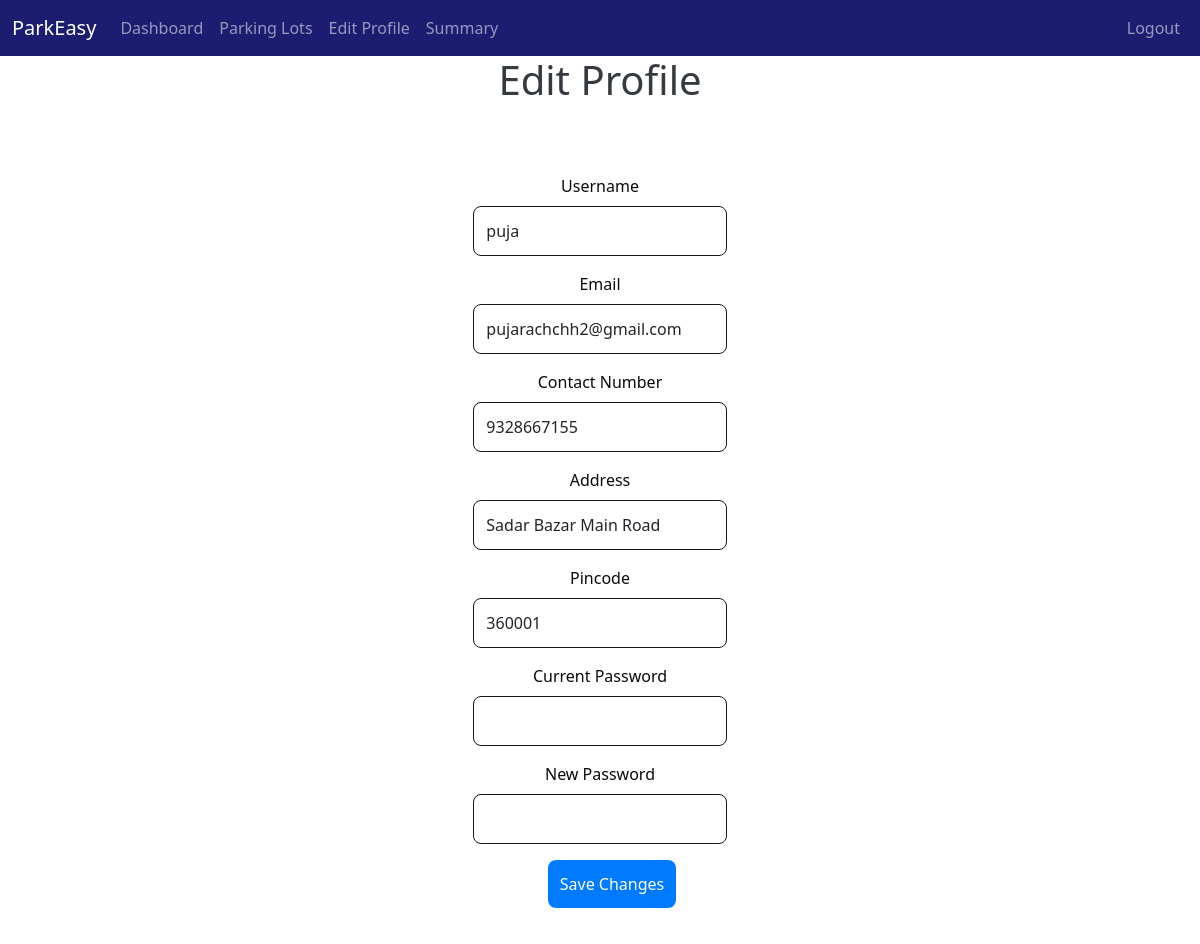
Screenshot of /edit_profile (signed in) with the database file from the repository.
### backend/models.py (models this page shows, shortened)
class User( UserMixin,db.Model):
    id = db.Column(db.Integer, primary_key=True)
    username = db.Column(db.String(32), unique=True, nullable=False)
    full_name = db.Column(db.String(50), nullable=False)
    email = db.Column(db.String(120), unique=True, nullable=False)
    contact_number = db.Column(db.String(20))
    address = db.Column(db.String(200))
    pincode = db.Column(db.String(6))
    is_admin = db.Column(db.Boolean, default=False)
    password_hash = db.Column(db.String(128), nullable=False)
    reservations = db.relationship('ReserveParking', backref='user', lazy=True)

### backend/routes.py (the view)
    @app.route('/edit_profile')
    @login_required
    def edit_profile():
        return render_template('/Users/edit_profile.html', user=current_user)

### app.py (called while the page is built)
@login_manager.user_loader
def load_user(user_id):
    return User.query.get(int(user_id))

### templates/Users/edit_profile.html (shortened to what this page needs)
{% extends 'layout.html' %}
{% block content %}
   <h1 style="text-align: center;">Edit Profile</h1>
   <div class="container" style="align-items : center;text-align:center;">
   <form method="POST" class="form">
       <div class="mb-3 col-md-4 offset-md-4" style="align-items: center;">
           <label for="username" class="form-label">Username</label>
           <input type="text" class="form-control" id="username" name="username" value="{{ current_user.username }}">
       </div>
       <div class="mb-3 col-md-4 offset-md-4">
           <label for="email" class="form-label">Email</label>
           <input type="email" class="form-control" id="email" name="email" value="{{ current_user.email }}">
       </div>
       <div class="mb-3 col-md-4 offset-md-4">
           <label for="contact" class="form-label">Contact Number</label>
           <input type="text" class="form-control" id="contact" name="contact" value="{{ current_user.contact_number }}">
       </div>
       <div class="mb-3 col-md-4 offset-md-4">
            <label for="address" class="form-label">Address</label>
            <input type="text" class="form-control" id="address" name="address" value="{{ current_user.address }}">
       </div>
         <div class="mb-3 col-md-4 offset-md-4">
                <label for="pincode" class="form-label">Pincode</label>
                <input type="text" class="form-control" id="pincode" name="pincode" value="{{ current_user.pincode }}">
         </div>
         <div class="mb-3 col-md-4 offset-md-4">
              <label for="cpassword" class="form-label">Current Password</label>
              <input type="password" class="form-control" id="cpassword" name="cpassword">
        </div>
         <div class="mb-3 col-md-4 offset-md-4">
              <label for="new_password" class="form-label">New Password</label>
              <input type="password" class="form-control" id="new_password" name="new_password">
        </div>
        <div class="mb-3 form-check" >
       <button type="submit" class="btn btn-primary">Save Changes</button>
       </div>
   </form>
   </div>
{% endblock %}

### static/style.css (style rules this page uses)
body { background-color: white; }
h1 { color: #343a40; }
.container { margin-top: 50px; max-width: 800px; padding: 20px; border-radius: 5px; background-color: #ffffff; }
.form-control { border-radius: 1; border: 1px solid #0c0c0c; }
.btn-primary { background-color: #007bff; color: white; border-radius: 5px; border: none; padding: 10px 20px; }
.form-control { border-radius: 8px; padding: 12px; border: 1px solid #171718; transition: border-color 0.15s ease-in-out, box-shadow 0.15s ease-in-out; }
.btn-primary { padding: 12px; font-weight: 500; border-radius: 8px; transition: all 0.2s ease; }
.form-label { font-weight: 500; color: #0a0a0a; }

### rows the page displays
User: username "puja", email "pujarachchh2@gmail.com", contact "9328667155", address "Sadar Bazar Main Road", pincode "360001"
